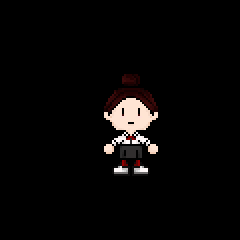

This game map was drawn from its Tiled (.tmx) file and the tilesets committed beside it. A one-line description and the full map source follow:
An orthogonal 24x24 tile map with 10x10 px tiles, 2 tile layers (UpperLayer, LowerLayer).

<map version="1.5" tiledversion="1.7.0" orientation="orthogonal" renderorder="right-down" width="24" height="24" tilewidth="10" tileheight="10" infinite="0" nextlayerid="5" nextobjectid="3">
 <tileset firstgid="1" source="JiminTileset.tsx" />
 <layer id="2" name="UpperLayer" width="24" height="24">
  <data encoding="csv">
0,0,0,0,0,0,0,0,0,0,0,0,0,0,0,0,0,0,0,0,0,0,0,0,
0,0,0,0,0,0,0,0,0,0,0,0,0,0,0,0,0,0,0,0,0,0,0,0,
0,0,0,0,0,0,0,0,0,0,0,0,0,0,0,0,0,0,0,0,0,0,0,0,
0,0,0,0,0,0,0,0,0,0,0,0,0,0,0,0,0,0,0,0,0,0,0,0,
0,0,0,0,0,0,0,0,0,0,0,0,0,0,0,0,0,0,0,0,0,0,0,0,
0,0,0,0,0,0,0,0,0,0,0,0,0,0,0,0,0,0,0,0,0,0,0,0,
0,0,0,0,0,0,0,0,0,0,0,0,0,0,0,0,0,0,0,0,0,0,0,0,
0,0,0,0,0,0,0,0,0,0,3,4,5,6,7,8,0,0,0,0,0,0,0,0,
0,0,0,0,0,0,0,0,0,0,13,14,15,16,17,18,0,0,0,0,0,0,0,0,
0,0,0,0,0,0,0,0,0,0,23,24,25,26,27,28,0,0,0,0,0,0,0,0,
0,0,0,0,0,0,0,0,0,0,33,34,35,36,37,38,0,0,0,0,0,0,0,0,
0,0,0,0,0,0,0,0,0,0,0,0,0,0,0,0,0,0,0,0,0,0,0,0,
0,0,0,0,0,0,0,0,0,0,0,0,0,0,0,0,0,0,0,0,0,0,0,0,
0,0,0,0,0,0,0,0,0,0,0,0,0,0,0,0,0,0,0,0,0,0,0,0,
0,0,0,0,0,0,0,0,0,0,0,0,0,0,0,0,0,0,0,0,0,0,0,0,
0,0,0,0,0,0,0,0,0,0,0,0,0,0,0,0,0,0,0,0,0,0,0,0,
0,0,0,0,0,0,0,0,0,0,0,0,0,0,0,0,0,0,0,0,0,0,0,0,
0,0,0,0,0,0,0,0,0,0,0,0,0,0,0,0,0,0,0,0,0,0,0,0,
0,0,0,0,0,0,0,0,0,0,0,0,0,0,0,0,0,0,0,0,0,0,0,0,
0,0,0,0,0,0,0,0,0,0,0,0,0,0,0,0,0,0,0,0,0,0,0,0,
0,0,0,0,0,0,0,0,0,0,0,0,0,0,0,0,0,0,0,0,0,0,0,0,
0,0,0,0,0,0,0,0,0,0,0,0,0,0,0,0,0,0,0,0,0,0,0,0,
0,0,0,0,0,0,0,0,0,0,0,0,0,0,0,0,0,0,0,0,0,0,0,0,
0,0,0,0,0,0,0,0,0,0,0,0,0,0,0,0,0,0,0,0,0,0,0,0
</data>
 </layer>
 <layer id="1" name="LowerLayer" width="24" height="24">
  <data encoding="csv">
0,0,0,0,0,0,0,0,0,0,0,0,0,0,0,0,0,0,0,0,0,0,0,0,
0,0,0,0,0,0,0,0,0,0,0,0,0,0,0,0,0,0,0,0,0,0,0,0,
0,0,0,0,0,0,0,0,0,0,0,0,0,0,0,0,0,0,0,0,0,0,0,0,
0,0,0,0,0,0,0,0,0,0,0,0,0,0,0,0,0,0,0,0,0,0,0,0,
0,0,0,0,0,0,0,0,0,0,0,0,0,0,0,0,0,0,0,0,0,0,0,0,
0,0,0,0,0,0,0,0,0,0,0,0,0,0,0,0,0,0,0,0,0,0,0,0,
0,0,0,0,0,0,0,0,0,0,0,0,0,0,0,0,0,0,0,0,0,0,0,0,
0,0,0,0,0,0,0,0,0,0,0,0,0,0,0,0,0,0,0,0,0,0,0,0,
0,0,0,0,0,0,0,0,0,0,0,0,0,0,0,0,0,0,0,0,0,0,0,0,
0,0,0,0,0,0,0,0,0,0,0,0,0,0,0,0,0,0,0,0,0,0,0,0,
0,0,0,0,0,0,0,0,0,0,0,0,0,0,0,0,0,0,0,0,0,0,0,0,
0,0,0,0,0,0,0,0,0,0,43,44,45,46,47,48,0,0,0,0,0,0,0,0,
0,0,0,0,0,0,0,0,0,0,53,54,55,56,57,58,0,0,0,0,0,0,0,0,
0,0,0,0,0,0,0,0,0,0,63,64,65,66,67,68,0,0,0,0,0,0,0,0,
0,0,0,0,0,0,0,0,0,0,73,74,75,76,77,78,0,0,0,0,0,0,0,0,
0,0,0,0,0,0,0,0,0,0,83,84,85,86,87,88,0,0,0,0,0,0,0,0,
0,0,0,0,0,0,0,0,0,0,93,94,95,96,97,98,0,0,0,0,0,0,0,0,
0,0,0,0,0,0,0,0,0,0,103,104,105,106,107,108,0,0,0,0,0,0,0,0,
0,0,0,0,0,0,0,0,0,0,0,0,0,0,0,0,0,0,0,0,0,0,0,0,
0,0,0,0,0,0,0,0,0,0,0,0,0,0,0,0,0,0,0,0,0,0,0,0,
0,0,0,0,0,0,0,0,0,0,0,0,0,0,0,0,0,0,0,0,0,0,0,0,
0,0,0,0,0,0,0,0,0,0,0,0,0,0,0,0,0,0,0,0,0,0,0,0,
0,0,0,0,0,0,0,0,0,0,0,0,0,0,0,0,0,0,0,0,0,0,0,0,
0,0,0,0,0,0,0,0,0,0,0,0,0,0,0,0,0,0,0,0,0,0,0,0
</data>
 </layer>
</map>
